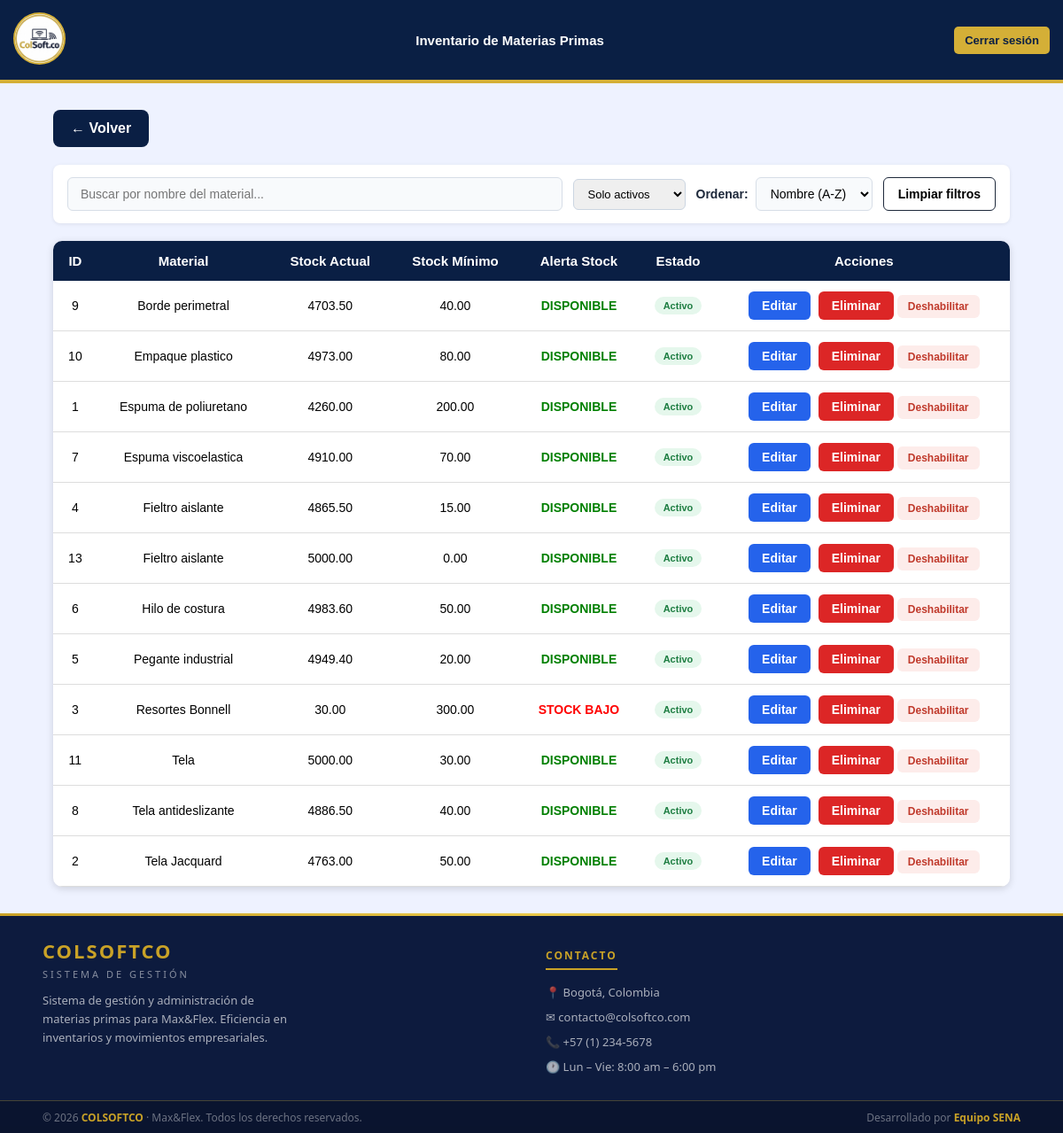
Page /view/control_de_stock/inventario/lista_inventario.php on the earlier database version.
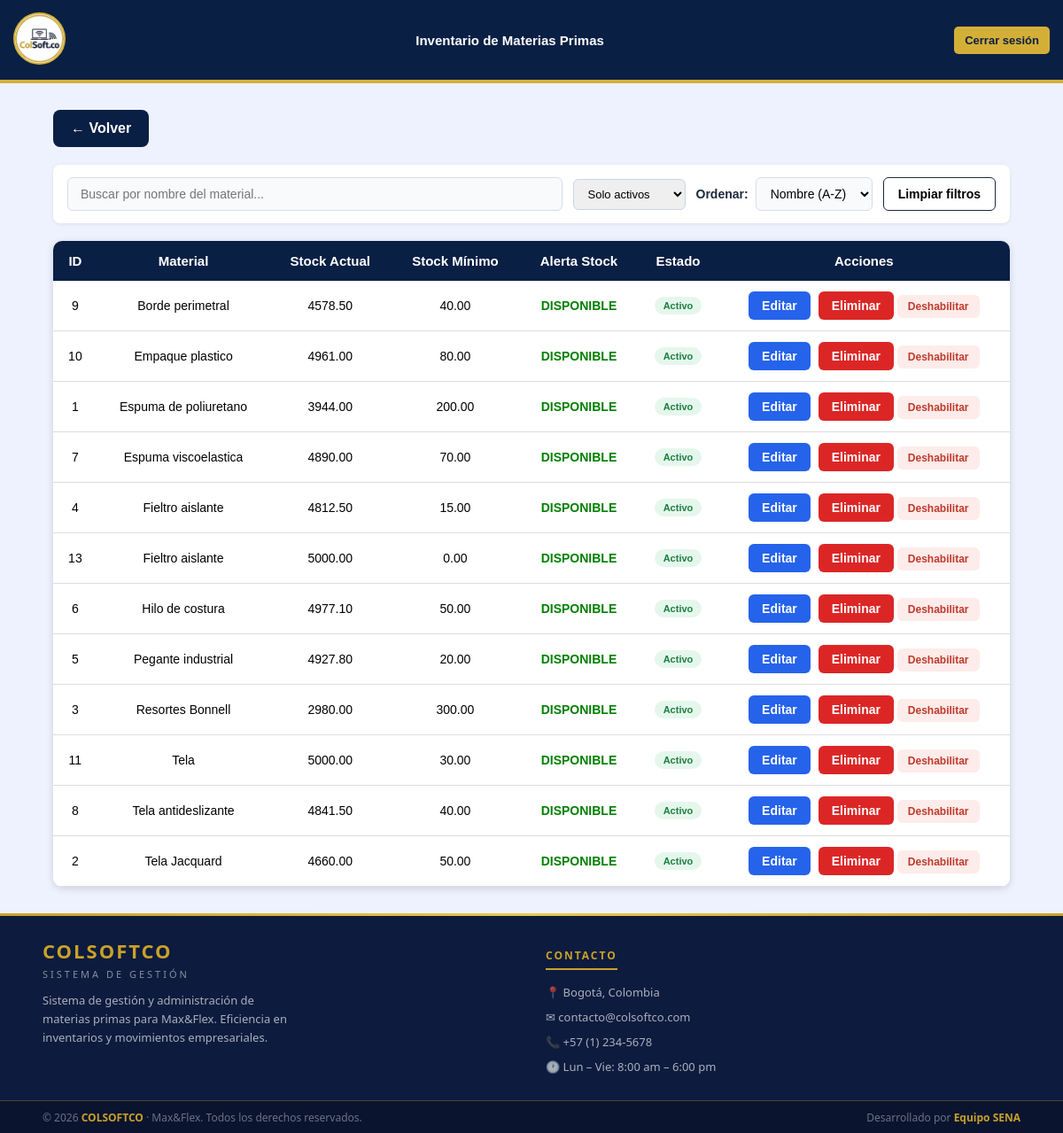
Same page on the later database version.
### tables this page shows
CREATE TABLE `materias_primas` (
  `id_material` int(11) NOT NULL,
  `nombre_material` varchar(100) NOT NULL,
  `stock_actual` decimal(12,2) DEFAULT 0.00,
  `stock_minimo` decimal(12,2) NOT NULL,
  `id_unidad` int(11) DEFAULT NULL,
  `id_proveedor` int(11) DEFAULT NULL,
  `notificar_email` tinyint(1) NOT NULL DEFAULT 0,
  `correo_notificacion` varchar(150) DEFAULT NULL,
  `alerta_enviada` tinyint(1) NOT NULL DEFAULT 0,
  `estado` enum('activo','inactivo') NOT NULL DEFAULT 'activo'
);

### view/control_de_stock/inventario/lista_inventario.php (the view, shortened to what this page needs)
<?php
$db = new Conexion();
$conn = $db->getConnection();
$sql = "
SELECT id_material, nombre_material, stock_actual, stock_minimo, estado
FROM materias_primas
ORDER BY id_material ASC
";
$stmt = $conn->prepare($sql);
$stmt->execute();
$materiales = $stmt->fetchAll(PDO::FETCH_ASSOC);
?>
<!DOCTYPE html>
<html lang="es">
<head>
    <link rel="stylesheet" href="lista_inventario.css">
</head>
<body>
    <header class="header">
        <div class="logo">
            <a href="../../../app/ir_panel.php">
                <img src="../../../public/imagenes/logo.png" alt="logo">
            </a>
        </div>
        <div class="header-title">
            <h1>Inventario de Materias Primas</h1>
        </div>
        <button id="btnLogout" class="btn-logout" onclick="cerrarSesion()">
            Cerrar sesión
        </button>
    </header>
    <div class="container">
        <a class="btn-volver" href="../control_de_stock.php">
            ← Volver
        </a>
        <div class="filtros-container">
            <div class="filtro-busqueda">
                <input
                    type="text"
                    id="inputBusquedaMaterial"
                    placeholder="Buscar por nombre del material...">
            </div>
            <select id="filtroEstado" onchange="filtrarPorEstado()" style="padding:8px 12px;border:1px solid #cbd5e1;border-radius:6px;font-size:13px;">
                <option value="activo" selected>Solo activos</option>
            </select>
            <div class="filtro-orden">
                <label for="selectOrden">   Ordenar:</label>
                <select id="selectOrden">
                    <option value="az">Nombre (A-Z)</option>
                </select>
            </div>
            <button type="button" id="btnLimpiarFiltros" class="btn-limpiar-filtros">
                Limpiar filtros
            </button>
        </div>
        <div class="table-responsive">
            <table>
                <thead>
                    <tr>
                        <th>ID</th>
                        <th>Material</th>
                        <th>Stock Actual</th>
                        <th>Stock Mínimo</th>
                        <th>Alerta Stock</th>
                        <th>Estado</th>
                        <th>Acciones</th>
                    </tr>
                </thead>
                <tbody id="listaMateriales">
                    <?php foreach ($materiales as $m): ?>
                        <tr data-nombre="<?php echo htmlspecialchars(strtolower($m['nombre_material'])); ?>">
                            <td><?= $m['id_material'] ?></td>
                            <td><?= htmlspecialchars($m['nombre_material']) ?></td>
                            <td><?= $m['stock_actual'] ?></td>
                            <td><?= $m['stock_minimo'] ?></td>
                            <td>
                                <?php if ($m['stock_actual'] <= $m['stock_minimo']): ?>
                                    <span class="alerta">STOCK BAJO</span>
                                <?php else: ?>
                                    <span class="normal">DISPONIBLE</span>
                                <?php endif; ?>
                            </td>
                            <td>
                                <span style="display:inline-block;padding:4px 10px;border-radius:12px;font-size:11px;font-weight:bold;
                                             background:<?= $m['estado'] === 'activo' ? '#e5f7ec' : '#fdecea' ?>;
                                             color:<?= $m['estado'] === 'activo' ? '#1e7e42' : '#c0392b' ?>;">
                                    <?= $m['estado'] === 'activo' ? 'Activo' : 'Inactivo' ?>
                                </span>
                            </td>
                            <td class="acciones">
                                <a class="btn-editar" href="editar_inventario.php?id=<?= $m['id_material'] ?>">
                                    Editar
                                </a>
                                <a href="eliminar_inventario.php?id=<?= $m['id_material'] ?>" class="btn-eliminar">
                                    Eliminar
                                </a>
                                <button class="btn-toggle-estado"
                                        data-id="<?= $m['id_material'] ?>"
                                        data-estado="<?= $m['estado'] ?>"
                                        style="padding:6px 12px;border:none;border-radius:6px;cursor:pointer;font-size:12px;font-weight:bold;
                                               background:<?= $m['estado'] === 'activo' ? '#fdecea' : '#e5f7ec' ?>;
                                               color:<?= $m['estado'] === 'activo' ? '#c0392b' : '#1e7e42' ?>;">
                                    <?= $m['estado'] === 'activo' ? 'Deshabilitar' : 'Habilitar' ?>
                                </button>
                            </td>
                        </tr>
                    <?php endforeach; ?>
                </tbody>
            </table>
        </div>
    </div>
    <footer>
        <div class="footer-divider"></div>
        <div class="footer-top">
            <div>
                <p class="footer-brand-name">COLSOFTCO</p>
                <p class="footer-brand-sub">Sistema de Gestión</p>
                <p class="footer-brand-desc">Sistema de gestión y administración de materias primas para Max&Flex. Eficiencia en inventarios y movimientos empresariales.</p>
            </div>
            <div>
                <p class="footer-col-title">Contacto</p>
                <div class="footer-contact-item">📍 Bogotá, Colombia</div>
                <div class="footer-contact-item">✉ contacto@colsoftco.com</div>
                <div class="footer-contact-item">📞 +57 (1) 234-5678</div>
                <div class="footer-contact-item">🕐 Lun – Vie: 8:00 am – 6:00 pm</div>
            </div>
        </div>
        <div class="footer-bottom">
            <span>© 2026 <strong>COLSOFTCO</strong> · Max&Flex. Todos los derechos reservados.</span>
            <span>Desarrollado por <strong>Equipo SENA</strong></span>
        </div>
    </footer>
</body>
</html>

### view/control_de_stock/inventario/lista_inventario.css (style rules this page uses)
body { margin: 0; font-family: Arial, Helvetica, sans-serif; background: #eef2ff; min-height: 100vh; display: flex; flex-direction: column; }
.filtro-busqueda input { width: 100%; padding: 10px 14px; border: 1px solid #d7dee7; border-radius: 6px; font-size: 14px; background: #f8fafc; box-sizing: border-box; }
.header { display: flex; align-items: center; justify-content: space-between; background-color: #0A1F44; padding: 10px 15px; min-height: 70px; position: relative; z-index: 100; border-bottom: 4px solid #D4AF37; gap: 10px; }
.header .logo { display: flex; align-items: center; flex-shrink: 0; }
.header .logo img { width: 55px; height: 55px; border-radius: 50%; border: 2px solid #d4af37; background: white; }
.header-title { flex: 1; text-align: center; overflow: hidden; }
.header-title h1 { margin: 0; color: white; font-size: 15px; font-weight: bold; white-space: nowrap; text-overflow: ellipsis; }
.btn-logout { background-color: #D4AF37; color: #0A1F44; border: none; padding: 8px 12px; border-radius: 5px; cursor: pointer; font-size: 13px; font-weight: bold; transition: 0.3s; flex-shrink: 0; }
.container { width: 90%; max-width: 1100px; margin: 30px auto; flex: 1; }
.btn-volver, .volver { display: inline-block; background: #0A1F44; color: white; text-decoration: none; padding: 12px 20px; border-radius: 8px; font-weight: bold; margin-bottom: 20px; transition: .3s; }
.table-responsive { width: 100%; overflow-x: auto; -webkit-overflow-scrolling: touch; background: white; border-radius: 10px; box-shadow: 0 2px 8px rgba(0,0,0,.15); }
.table-responsive table { width: 100%; border-collapse: collapse; box-shadow: none; border-radius: 0; min-width: 700px; }
th { background: #0A1F44; color: white; padding: 14px; text-align: center; font-size: 15px; }
td { padding: 12px; text-align: center; border-bottom: 1px solid #ddd; font-size: 14px; }
.normal { color: green; font-weight: bold; }
.acciones { white-space: nowrap; text-align: center; }
.btn-editar { display: inline-block; background: #2563eb; color: white; padding: 8px 15px; border-radius: 6px; text-decoration: none; font-weight: bold; margin-right: 5px; transition: .3s; }
.btn-eliminar { display: inline-block; background: #dc2626; color: white; padding: 8px 15px; border-radius: 6px; text-decoration: none; font-weight: bold; transition: .3s; }
footer { background: #0D1B3E; color: #ffffff; font-family: 'Segoe UI', Arial, sans-serif; width: 100%; box-sizing: border-box; margin-top: auto; flex-shrink: 0; }
.footer-divider { width: 100%; height: 3px; background: linear-gradient(90deg, #C9A227, #E8C84A, #C9A227); }
.footer-top { display: grid; grid-template-columns: 1fr 1fr; gap: 2rem; padding: 1.5rem 3rem 1.2rem; border-bottom: 1px solid rgba(201, 162, 39, 0.3); }
.footer-brand-name { font-size: 22px; font-weight: 700; color: #C9A227; letter-spacing: 2px; margin: 0 0 4px; }
.footer-brand-sub { font-size: 11px; letter-spacing: 3px; color: rgba(255, 255, 255, 0.5); text-transform: uppercase; margin: 0 0 12px; }
.footer-brand-desc { font-size: 13px; color: rgba(255, 255, 255, 0.65); line-height: 1.6; max-width: 280px; margin: 0; }
.footer-col-title { font-size: 12px; font-weight: 700; letter-spacing: 2px; text-transform: uppercase; color: #C9A227; border-bottom: 2px solid #C9A227; display: inline-block; padding-bottom: 6px; margin-bottom: 16px; }
.footer-contact-item { display: flex; align-items: flex-start; gap: 10px; margin-bottom: 10px; font-size: 13px; color: rgba(255, 255, 255, 0.65); }
.footer-bottom { display: flex; justify-content: space-between; align-items: center; padding: 0.6rem 3rem; background: rgba(0, 0, 0, 0.25); flex-wrap: wrap; gap: 8px; }
.footer-bottom span { font-size: 12px; color: rgba(255, 255, 255, 0.4); }
.footer-bottom strong { color: #C9A227; }
.alerta { color: red; font-weight: bold; }

Differences in the rows shown:
changed materias_primas "Espuma de poliuretano": stock_actual "4260.00" → "3944.00"
changed materias_primas "Tela Jacquard": stock_actual "4763.00" → "4660.00"
changed materias_primas "Resortes Bonnell": stock_actual "30.00" → "2980.00"; stock_actual "STOCK BAJO" → "DISPONIBLE"
changed materias_primas id 4: stock_actual "4865.50" → "4812.50"
changed materias_primas "Pegante industrial": stock_actual "4949.40" → "4927.80"
changed materias_primas "Hilo de costura": stock_actual "4983.60" → "4977.10"
changed materias_primas "Espuma viscoelastica": stock_actual "4910.00" → "4890.00"
changed materias_primas "Tela antideslizante": stock_actual "4886.50" → "4841.50"
changed materias_primas "Borde perimetral": stock_actual "4703.50" → "4578.50"
changed materias_primas "Empaque plastico": stock_actual "4973.00" → "4961.00"
